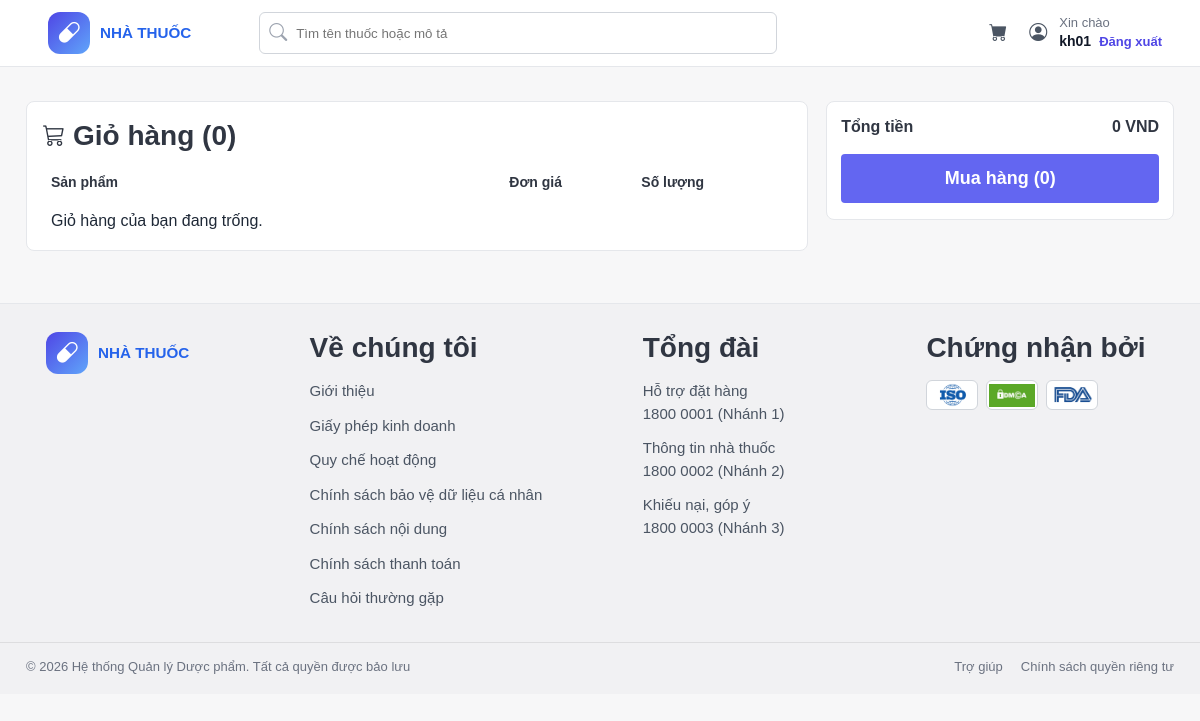
The page /gio-hang/ (signed in) on the database as committed earlier.
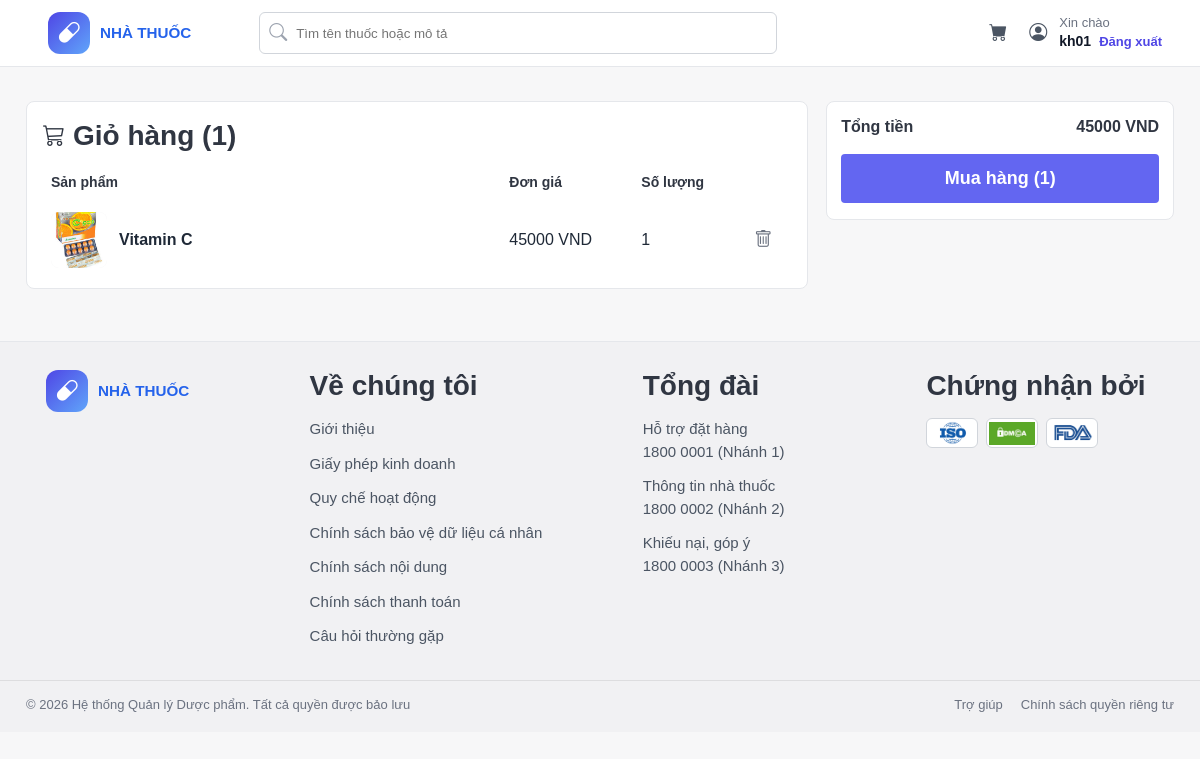
The same page on the database as committed later.
### core/models.py (models this page shows, shortened)
class Cart(models.Model):
    customer = models.OneToOneField(Customer, on_delete=models.CASCADE)
    def total_amount(self):
        return sum(item.line_total() for item in self.items.all())

class CartItem(models.Model):
    cart = models.ForeignKey(Cart, on_delete=models.CASCADE, related_name='items')
    product = models.ForeignKey(Product, on_delete=models.CASCADE)
    quantity = models.PositiveIntegerField(default=1)
    def line_total(self):
        return self.quantity * self.product.price

class Product(models.Model):
    category = models.ForeignKey(Category, on_delete=models.CASCADE)
    proid = models.CharField(max_length=20, unique=True)
    name = models.TextField()
    description = models.TextField(blank=True)
    image = models.ImageField(upload_to='products/', blank=True, null=True)
    unit = models.CharField(max_length=50)
    price = models.DecimalField(max_digits=12, decimal_places=2)

### core/views.py (the view)
# urls.py: path('gio-hang/', views.cart, name='cart'),
def cart(request):
    if not request.user.is_authenticated:
        return redirect(request.META.get('HTTP_REFERER', 'home'))
    customer = get_or_create_customer(request.user)
    cart = get_customer_cart(customer)
    items = cart.items.all()
    return render(request, 'customer/giohang.html', {
        'cart': cart,
        'items': items
    })

### core/views.py (called while the page is built)
def get_customer_cart(customer):
    cart, created = Cart.objects.get_or_create(customer=customer)
    return cart

def get_or_create_customer(user):
    customer, created = Customer.objects.get_or_create(
        user=user,
        defaults={
            'full_name': user.username,
            'phone': '',
            'address': ''
        }
    )
    return customer

### templates/customer/giohang.html (shortened to what this page needs)
{% load static %}
<!DOCTYPE html>
<html lang="vi">
<head>
  <link rel="stylesheet" href="https://cdn.jsdelivr.net/npm/bootstrap-icons@1.11.3/font/bootstrap-icons.min.css" />
  <link rel="stylesheet" href="{% static 'css/giohang.css'%}" />
  <link rel="stylesheet" href="{% static 'css/customer-search.css' %}" />
</head>
<body>
  <header class="topbar">
    <div class="topbar-left">
      <div class="brand">
        <a href="{% url 'home' %}" class="brand-icon">
            <i class="bi bi-capsule"></i>
        </a>
      <div class="brand-text">
         <h3>NHÀ THUỐC</h3>
      </div>
    </div>
      <form action="{% url 'product_list' %}" method="get" class="search-box">
  <button type="submit" class="search-submit" aria-label="Tìm kiếm">
    <i class="bi bi-search"></i>
  </button>
  <input
    type="text"
    name="q"
    value="{{ request.GET.q|default:'' }}"
    placeholder="Tìm tên thuốc hoặc mô tả"
  />
</form>
    </div>
    <div class="topbar-right">
      <a href="{% url 'cart' %}" class="icon-btn">
        <i class="bi bi-cart-fill"></i>
      </a>
      <button class="icon-btn"><i class="bi bi-person-circle"></i></button>
      <div class="user-box">
        <span>Xin chào</span>
        <strong>
          <a href="{% url 'profile' %}" class="user-link">{{ request.user.username }}</a>
        </strong>
        <a href="{% url 'logout' %}" class="logout-link">Đăng xuất</a>
      </div>
    </div>
  </header>
  <main class="page-wrapper">
    <section class="cart-page-layout">
      <div class="cart-main card">
        <div class="cart-header">
          <h2><i class="bi bi-cart3"></i> Giỏ hàng ({{ items|length }})</h2>
        </div>
        <div class="cart-table">
          <div class="cart-table-head">
            <div>Sản phẩm</div>
            <div>Đơn giá</div>
            <div>Số lượng</div>
          </div>
          {% for item in items %}
          <div class="cart-row">
            <div class="product-cell">
              <div class="product-thumb">
                {% if item.product.image %}
                <img src="{{ item.product.image.url }}" alt="{{ item.product.name }}">
                {% else %}
                <div class="no-image">
                  <i class="bi bi-image"></i>
                </div>
                {% endif %}
              </div>
              <div class="product-info">
                <div class="product-name">{{ item.product.name }}</div>
              </div>
            </div>
            <div>{{ item.product.price|floatformat:0 }} VND</div>
            <div>{{ item.quantity }}</div>
            <div class="cart-action">
              <form method="post" action="{% url 'delete_cart_item' item.id %}">
                <button type="submit" class="delete-item-btn" title="Xóa sản phẩm">
                  <i class="bi bi-trash"></i>
                </button>
              </form>
            </div>
          </div>
          {% empty %}
          <div class="cart-row">
            <div>Giỏ hàng của bạn đang trống.</div>
          </div>
          {% endfor %}
        </div>
      </div>
      <aside class="cart-summary card">
        <div class="cart-summary-row">
          <span>Tổng tiền</span>
          <span>{{ cart.total_amount|floatformat:0 }} VND</span>
        </div>
        <a href="{% url 'checkout' %}" class="buy-btn">Mua hàng ({{ items|length }})</a>
      </aside>
    </section>
  </main>
  <footer class="site-footer">
    <div class="footer-content">
      <div class="footer-brand">
        <div class="brand footer-brand-inner">
          <div class="brand-icon">
            <i class="bi bi-capsule"></i>
          </div>
          <div class="brand-text">
            <h3>NHÀ THUỐC</h3>
          </div>
        </div>
      </div>
      <div class="footer-column">
        <h3>Về chúng tôi</h3>
        <a href="#">Giới thiệu</a>
        <a href="#">Giấy phép kinh doanh</a>
        <a href="#">Quy chế hoạt động</a>
        <a href="#">Chính sách bảo vệ dữ liệu cá nhân</a>
        <a href="#">Chính sách nội dung</a>
        <a href="#">Chính sách thanh toán</a>
        <a href="#">Câu hỏi thường gặp</a>
      </div>
      <div class="footer-column">
        <h3>Tổng đài</h3>
        <p>Hỗ trợ đặt hàng<br>1800 0001 (Nhánh 1)</p>
        <p>Thông tin nhà thuốc<br>1800 0002 (Nhánh 2)</p>
        <p>Khiếu nại, góp ý<br>1800 0003 (Nhánh 3)</p>
      </div>
      <div class="footer-column">
        <h3>Chứng nhận bởi</h3>
        <div class="certificates">
            <div class="certificate">
                <img src="{% static 'images/iso.jpg' %}" alt="Chứng nhận ISO" />
            </div>
            <div class="certificate">
              <img src="{% static 'images/dmca.png' %}" alt="Chứng nhận DMCA" />
            </div>
            <div class="certificate">
                <img src="{% static 'images/FDA.jpg' %}" alt="Chứng nhận FDA" />
            </div>
        </div>
      </div>
    </div>
    <div class="footer-bottom">
      <p>© 2026 Hệ thống Quản lý Dược phẩm. Tất cả quyền được bảo lưu</p>
      <div class="footer-bottom-links">
        <a href="#">Trợ giúp</a>
        <a href="#">Chính sách quyền riêng tư</a>
      </div>
    </div>
  </footer>
</body>
</html>

### static/css/customer-search.css (style rules this page uses)
.search-box { display: flex; align-items: center; gap: 10px; }
.search-submit { border: none; background: transparent; padding: 0; margin: 0 0 0 -8px; cursor: pointer; color: #9ca3af; display: flex; align-items: center; justify-content: center; font-size: 18px; }
.search-box input { flex: 1; }

Rows that differ between the two databases and show on the page:
added CartItem: product.image (picture), product.name "Vitamin C", product.price "45000", quantity "1"
computed for Cart: total_amount "0" → "45000"
Other text that changed with them:
{{ items|length }}: "0" → "1"
text no longer shown: "Giỏ hàng của bạn đang trống."
